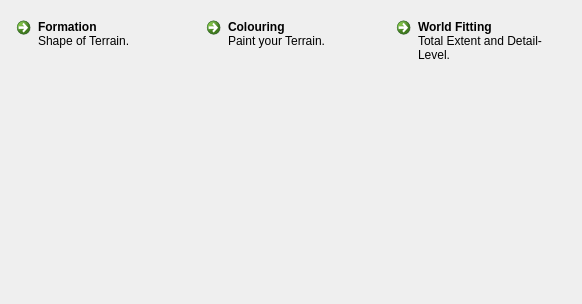
<?xml version="1.0" encoding="UTF-8"?>
<ui version="4.0">
 <class>TerrainWindow</class>
 <widget class="QWidget" name="TerrainWindow">
  <property name="geometry">
   <rect>
    <x>0</x>
    <y>0</y>
    <width>582</width>
    <height>304</height>
   </rect>
  </property>
  <property name="windowTitle">
   <string>Form</string>
  </property>
  <layout class="QVBoxLayout" name="verticalLayout_7">
   <property name="margin">
    <number>0</number>
   </property>
   <item>
    <widget class="QFrame" name="subNavigationFrame">
     <layout class="QHBoxLayout" name="horizontalLayout_2">
      <property name="topMargin">
       <number>10</number>
      </property>
      <item>
       <widget class="QCommandLinkButton" name="showFormationTab">
        <property name="text">
         <string>Formation</string>
        </property>
        <property name="icon">
         <iconset resource="resources.qrc">
          <normaloff>:/toplevel-navigation/resources/sketchy_cc-attribution-noncommercial_mountain-sketch.png</normaloff>:/toplevel-navigation/resources/sketchy_cc-attribution-noncommercial_mountain-sketch.png</iconset>
        </property>
        <property name="iconSize">
         <size>
          <width>32</width>
          <height>32</height>
         </size>
        </property>
        <property name="checkable">
         <bool>true</bool>
        </property>
        <property name="description">
         <string>Shape of Terrain.</string>
        </property>
       </widget>
      </item>
      <item>
       <widget class="QCommandLinkButton" name="showTexturingTab">
        <property name="text">
         <string>Colouring</string>
        </property>
        <property name="icon">
         <iconset resource="resources.qrc">
          <normaloff>:/toplevel-navigation/resources/oxygen_gpl_texturing.png</normaloff>:/toplevel-navigation/resources/oxygen_gpl_texturing.png</iconset>
        </property>
        <property name="iconSize">
         <size>
          <width>32</width>
          <height>32</height>
         </size>
        </property>
        <property name="checkable">
         <bool>true</bool>
        </property>
        <property name="description">
         <string>Paint your Terrain.</string>
        </property>
       </widget>
      </item>
      <item>
       <widget class="QCommandLinkButton" name="showWorldFittingTab">
        <property name="text">
         <string>World Fitting</string>
        </property>
        <property name="icon">
         <iconset resource="resources.qrc">
          <normaloff>:/toplevel-navigation/resources/oxygen_gpl_ruler.png</normaloff>:/toplevel-navigation/resources/oxygen_gpl_ruler.png</iconset>
        </property>
        <property name="iconSize">
         <size>
          <width>32</width>
          <height>32</height>
         </size>
        </property>
        <property name="checkable">
         <bool>true</bool>
        </property>
        <property name="description">
         <string>Total Extent and Detail-Level.</string>
        </property>
       </widget>
      </item>
     </layout>
    </widget>
   </item>
   <item>
    <widget class="QStackedWidget" name="terrainTaskStackedWidget">
     <property name="currentIndex">
      <number>0</number>
     </property>
     <widget class="picogen::qt4::TerrainFormation" name="formation">
      <layout class="QHBoxLayout" name="horizontalLayout">
       <property name="margin">
        <number>0</number>
       </property>
      </layout>
     </widget>
     <widget class="picogen::qt4::Material" name="texturing"/>
     <widget class="picogen::qt4::TerrainFitting" name="fitting"/>
    </widget>
   </item>
  </layout>
 </widget>
 <customwidgets>
  <customwidget>
   <class>picogen::qt4::TerrainFormation</class>
   <extends>QWidget</extends>
   <header>terrainformation.h</header>
   <container>1</container>
  </customwidget>
  <customwidget>
   <class>picogen::qt4::Material</class>
   <extends>QWidget</extends>
   <header>material-ui.h</header>
   <container>1</container>
  </customwidget>
  <customwidget>
   <class>picogen::qt4::TerrainFitting</class>
   <extends>QWidget</extends>
   <header>terrainfitting.h</header>
   <container>1</container>
  </customwidget>
 </customwidgets>
 <resources>
  <include location="resources.qrc"/>
 </resources>
 <connections/>
</ui>
